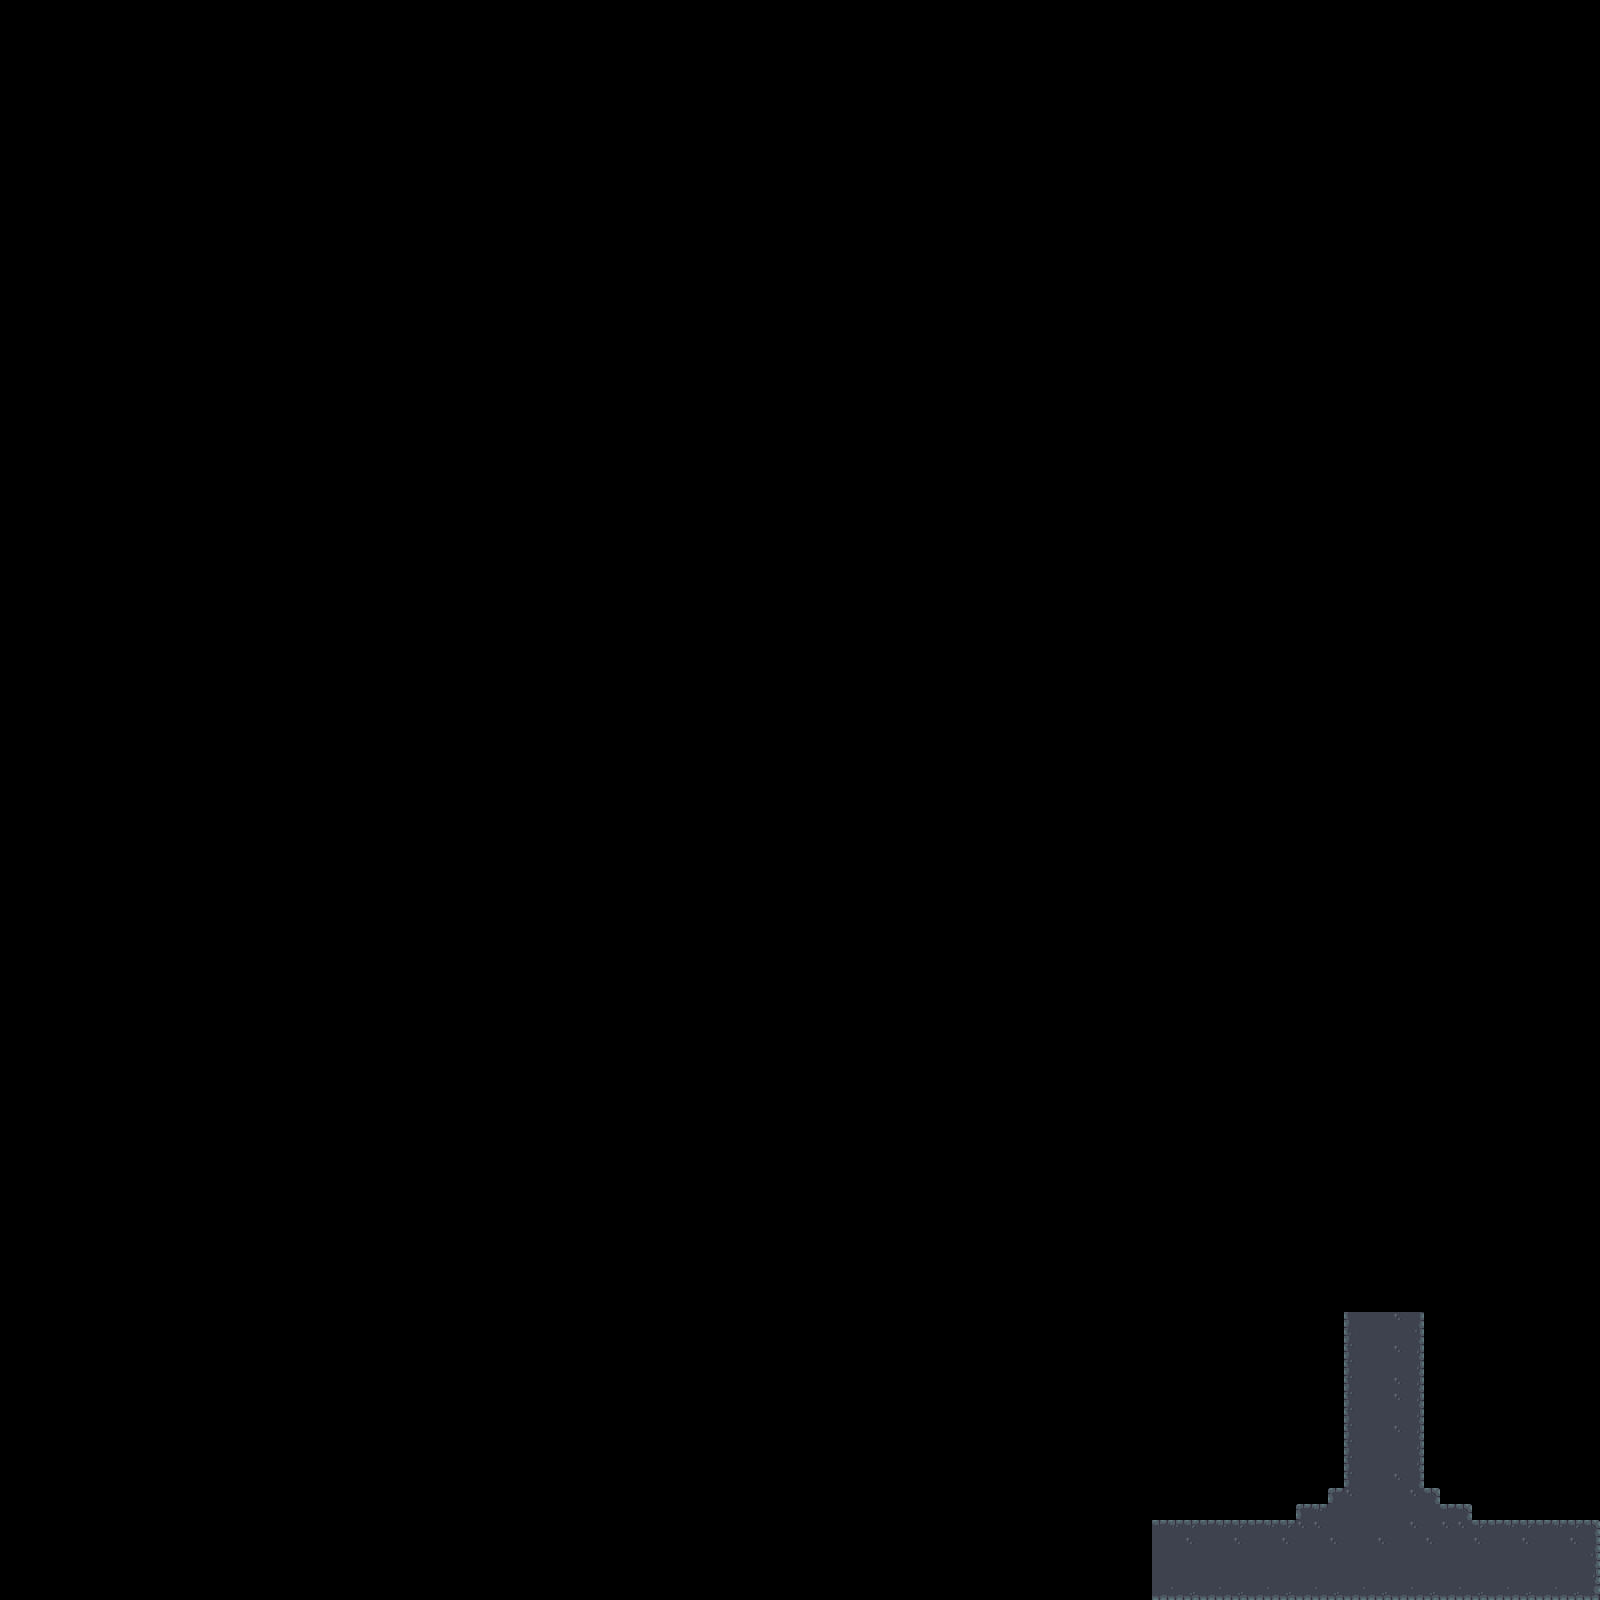

Below is a game level as drawn by its tile map, then a one-line description and the .tmx that defines it (tile-layer data replaced by summaries):
An orthogonal 100x100 tile map with 16x16 px tiles, 1 tile layer (Tile Layer 1).

<map version="1.2" tiledversion="1.3.3" orientation="orthogonal" renderorder="right-down" width="100" height="100" tilewidth="16" tileheight="16" infinite="0" nextlayerid="2" nextobjectid="1">
 <tileset firstgid="1" source="dungeon_tiles_formatted_v2.tsx" />
 <layer id="1" name="Tile Layer 1" width="100" height="100">
  <data>[10000 cells, 213 non-empty, 24 distinct tile ids]</data>
 </layer>
</map>
